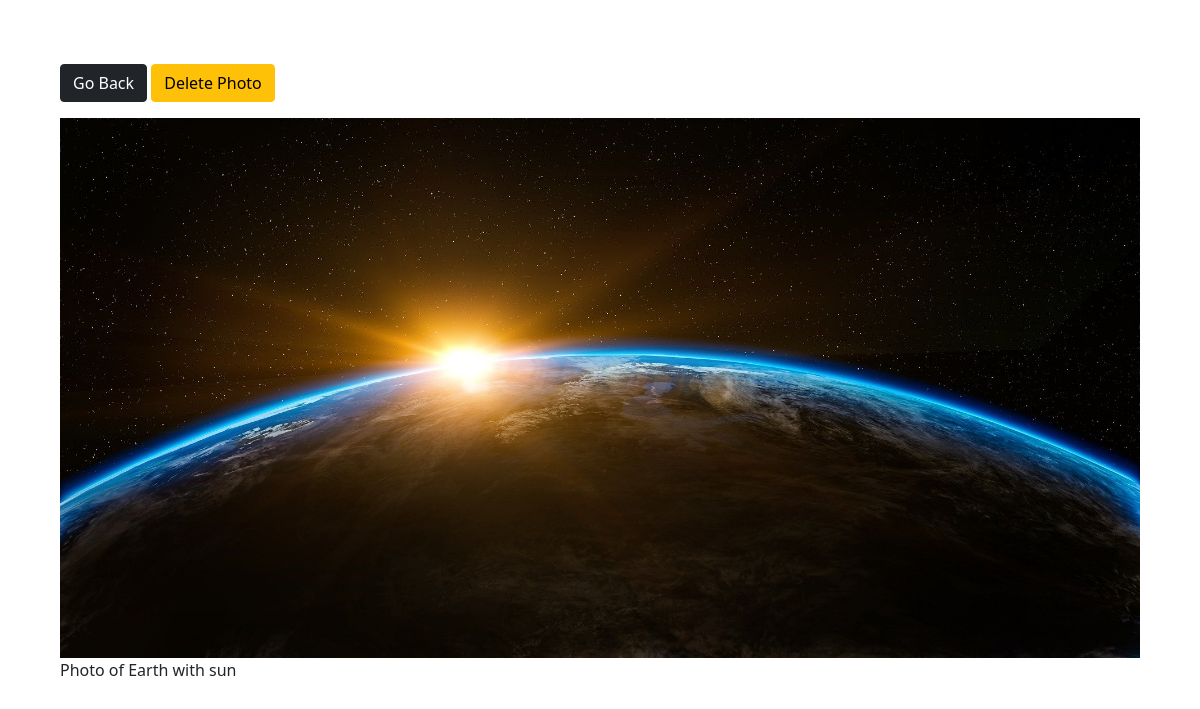
Screenshot of /photo/6/ with the database file from the repository.
### photos/models.py (models this page shows, shortened)
class Photo(models.Model):
    category = models.ForeignKey(Category, on_delete= models.SET_NULL, null=True, blank=True)
    image = models.ImageField(null=False, blank=False)
    description = models.TextField()

### photos/views.py (the view)
# urls.py: path('photo/<str:pk>/', views.view_photo, name="photo"),
def view_photo(request, pk):
    photo = Photo.objects.get(id=pk)
    context = {'photo': photo}
    return render(request, 'photos/photo.html', context)

### photos/templates/photos/photo.html (shortened to what this page needs)
<!DOCTYPE html>
<html lang="en">
<head>
    <link href="https://cdn.jsdelivr.net/npm/bootstrap@5.0.0-beta1/dist/css/bootstrap.min.css" rel="stylesheet"
>
</head>
<body class="m-5">
    <div class="container">
        <div class="row justify-content-center">
            <div class="col">
                <a href= "{% url 'gallery' %}" class="btn btn-dark my-3">Go Back</a>
                <a href= "{% url 'delete' photo.id %}" class="btn btn-warning my-3">Delete Photo</a>
                <div style="height: 90vh;">
                    <img style="max-width: 100%; max-height:100%;" src="{{photo.image.url}}">
                    <p>{{photo.description}}</p>
                </div>
            </div>
        </div>
    </div>
</body>
</html>

### rows the page displays
Photo: image (picture), description "Photo of Earth with sun"
